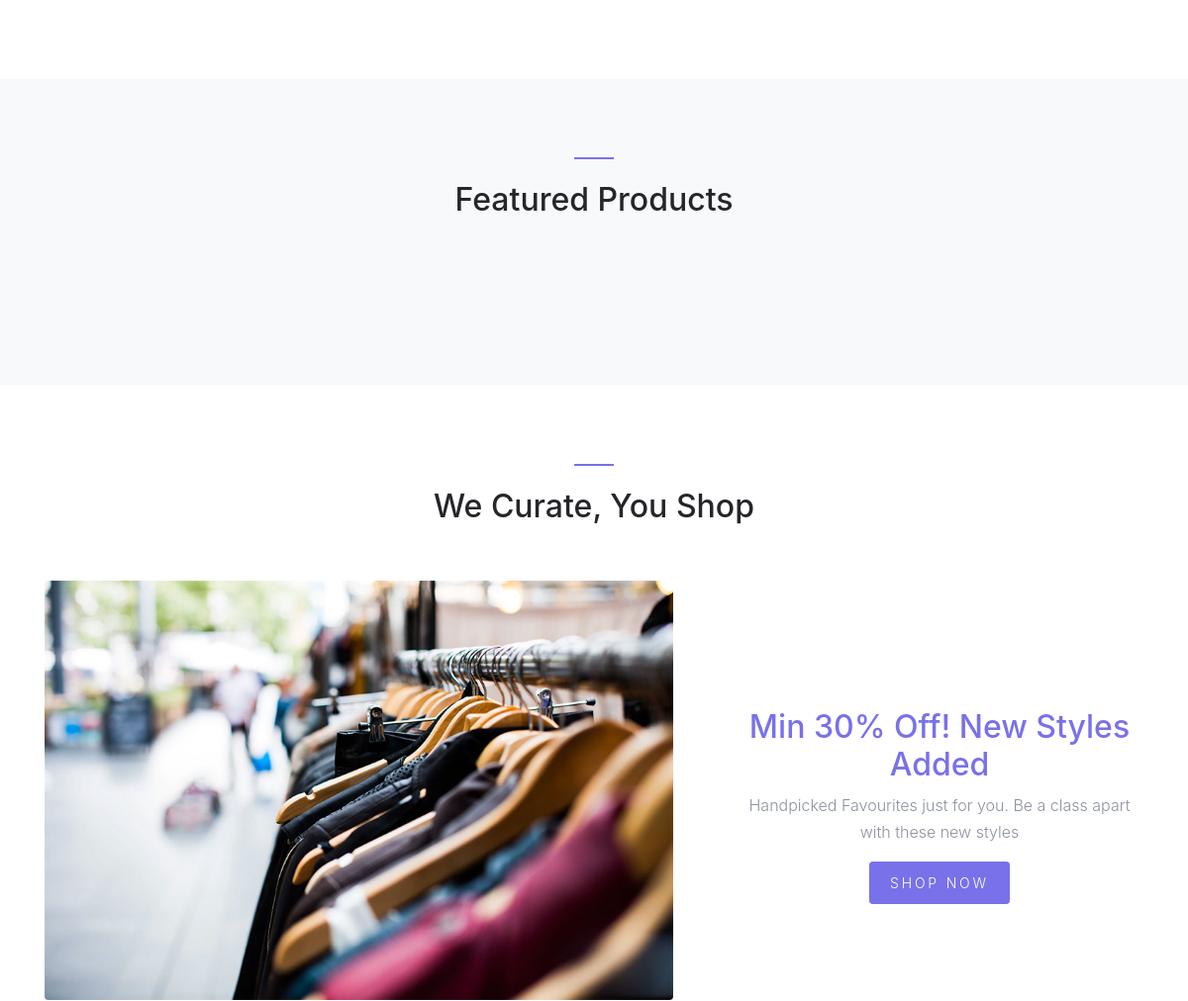
/ (middle part), run on an earlier commit of the app's database.
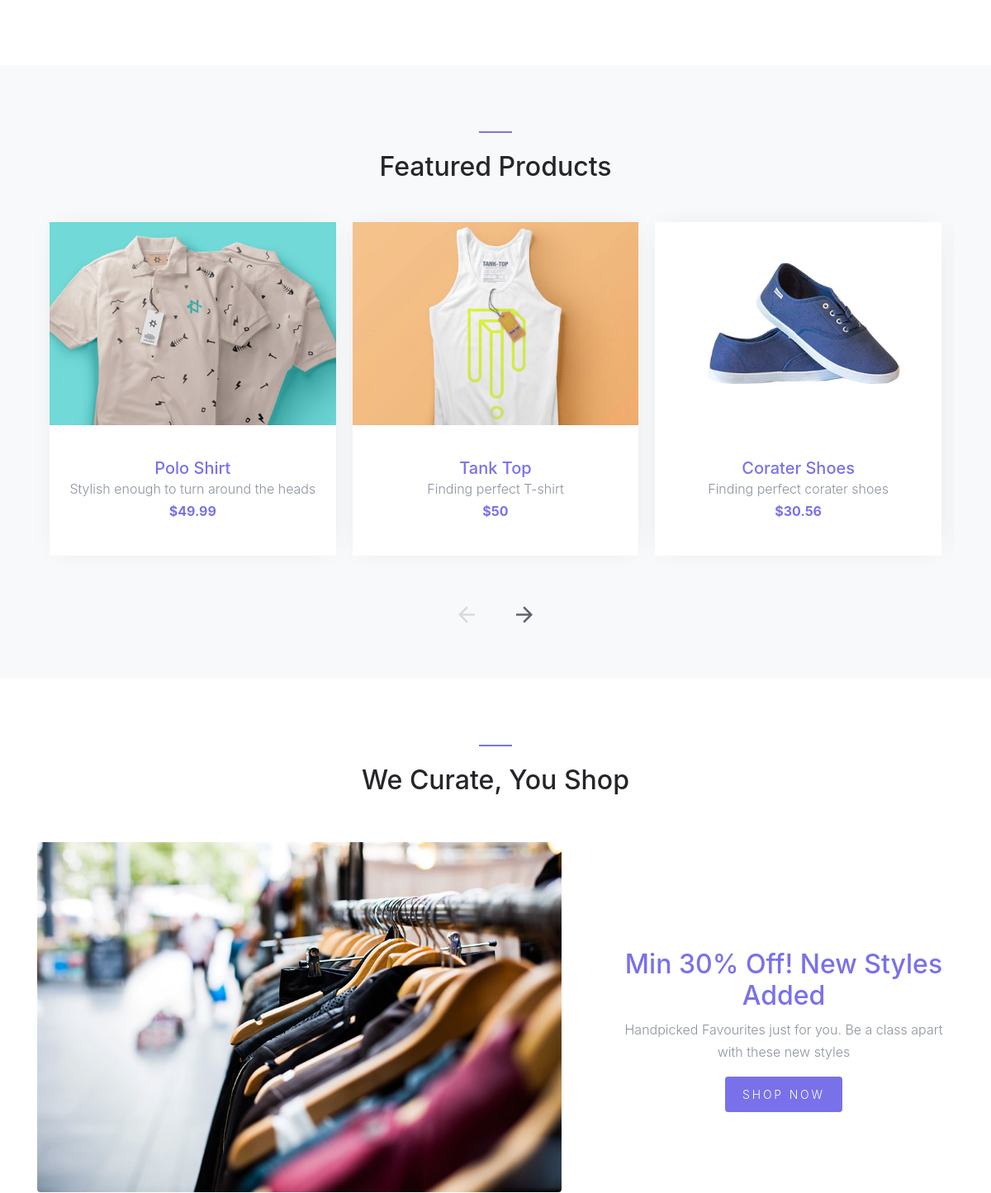
And on a later commit of the database.
### tables this page shows
CREATE TABLE `products` (
  `product_id` int(11) NOT NULL,
  `product_title` varchar(255) NOT NULL,
  `product_category_id` int(11) NOT NULL,
  `is_featured` tinyint(1) NOT NULL DEFAULT '0' COMMENT 'Is it a Featured product?',
  `product_price` float NOT NULL,
  `product_quantity` int(11) NOT NULL,
  `product_short_desc` varchar(150) NOT NULL,
  `product_description` text NOT NULL,
  `product_image` varchar(255) NOT NULL,
  `created` datetime NOT NULL DEFAULT CURRENT_TIMESTAMP
);

### includes/functions.php (called while the page is built, shortened)
<?php
 require_once('functions/cart.php');
function query($sql)
{
	global $connection;
	return mysqli_query($connection, $sql);
}
function fetchArray($result)
{
	return mysqli_fetch_assoc($result);
}
function getFeaturedProducts()
{
	$sql = "SELECT * FROM products";
	$sql .= " WHERE is_featured=1";
	$featuredProds = query($sql);
	return $featuredProds;
}
?>

### includes/templates/slider.php (the view)
<div class="container">
	<div class="row justify-content-center">
		<div class="col-md-7 site-section-heading text-center pt-4">
			<h2>Featured Products</h2>
		</div>
	</div>
	<div class="row">
		<div class="col-md-12">
			<div class="nonloop-block-3 owl-carousel">
				<?php
				$res = getFeaturedProducts();
				while ($row = fetchArray($res)) {?>
				<div class="item">
					<div class="block-4 text-center">
						<figure class="block-4-image">
							<img src="images/<?php echo $row['product_image']?>" alt="Image placeholder" class="img-fluid">
						</figure>
						<div class="block-4-text p-4">
							<h3><a href="shop-single.php?id=<?php echo $row['product_id']?>"><?php echo $row['product_title'] ?></a></h3>
							<p class="mb-0"><?php echo $row['product_short_desc']?></p>
							<p class="text-primary font-weight-bold">$<?php echo $row['product_price']?></p>
						</div>
					</div>
				</div>
				<?php } ?>
			</div>
		</div>
	</div>
</div>

### includes/templates/header.php (shortened to what this page needs)
<!DOCTYPE html>
<html lang="en">
  <head>
    <link rel="stylesheet" href="fonts/icomoon/style.css">
    <link rel="stylesheet" href="css/bootstrap.min.css">
    <link rel="stylesheet" href="css/magnific-popup.css">
    <link rel="stylesheet" href="css/jquery-ui.css">
    <link rel="stylesheet" href="css/owl.carousel.min.css">
    <link rel="stylesheet" href="css/owl.theme.default.min.css">
    <link rel="stylesheet" href="css/aos.css">
    <link rel="stylesheet" href="css/style.css">
  </head>
  <body>
  <div class="site-wrap">

### includes/templates/large_categories.php (shortened to what this page needs)
<div class="site-section site-blocks-2">
</div>

### index.php (shortened to what this page needs)
<?php
include TEMPLATE_FRONT.DS.'header.php';
?>
    <?
    include TEMPLATE_FRONT.DS.'large_categories.php'
    ?>
    <div class="site-section block-3 site-blocks-2 bg-light">
      <?php
        include TEMPLATE_FRONT.DS.'slider.php';
       ?>
    </div>
    <div class="site-section block-8">
      <div class="container">
        <div class="row justify-content-center  mb-5">
          <div class="col-md-7 site-section-heading text-center pt-4">
            <h2>We Curate, You Shop</h2>
          </div>
        </div>
        <div class="row align-items-center">
          <div class="col-md-12 col-lg-7 mb-5">
            <a href="#"><img src="images/blog_1.jpg" alt="Image placeholder" class="img-fluid rounded"></a>
          </div>
          <div class="col-md-12 col-lg-5 text-center pl-md-5">
            <h2><a href="#">Min 30% Off! New Styles Added</a></h2>
            <p>Handpicked Favourites just for you. Be a class apart with these new styles</p>
            <p><a href="shop.php" class="btn btn-primary btn-sm">Shop Now</a></p>
          </div>
        </div>
      </div>
    </div>
<?php
include TEMPLATE_FRONT.DS.'footer.php'; ?>

### includes/templates/footer.php (shortened to what this page needs)
  </div>
  </body>
</html>

### css/style.css (style rules this page uses)
body { line-height: 1.7; color: #8c92a0; font-weight: 300; font-size: 16px; }
a { -webkit-transition: .3s all ease; -o-transition: .3s all ease; transition: .3s all ease; }
.site-wrap:before { -webkit-transition: .3s all ease-in-out; -o-transition: .3s all ease-in-out; transition: .3s all ease-in-out; background: rgba(0, 0, 0, 0.6); content: ""; position: absolute; z-index: 2000; top: 0; left: 0; right: 0; bottom: 0; opacity: 0; visibility: hidden; }
.btn { text-transform: uppercase; position: relative; -webkit-transition: 0.2s all ease-in-out !important; -o-transition: 0.2s all ease-in-out !important; transition: 0.2s all ease-in-out !important; top: 0; letter-spacing: .05em; }
.btn.btn-sm { font-size: 14px !important; padding: 10px 20px !important; }
.btn.btn-primary { font-size: 17px; font-weight: 300; letter-spacing: .2em; }
.site-section { padding: 2.5em 0; }
@media (min-width: 768px) { .site-section { padding: 5em 0; } }
.site-section-heading { font-size: 30px; color: #25262a; position: relative; }
.site-section-heading:before { content: ""; left: 0%; top: 0; position: absolute; width: 40px; height: 2px; background: #7971ea; }
.site-section-heading.text-center:before { content: ""; left: 50%; top: 0; -webkit-transform: translateX(-50%); -ms-transform: translateX(-50%); transform: translateX(-50%); position: absolute; width: 40px; height: 2px; background: #7971ea; }
.block-4 { -webkit-box-shadow: 0 0 30px -10px rgba(0, 0, 0, 0.1); box-shadow: 0 0 30px -10px rgba(0, 0, 0, 0.1); background: #fff; }
.block-4 .block-4-text h3 { font-size: 20px; margin-bottom: 0; }
.block-4 .block-4-text h3 a { text-decoration: none; }

What changed in the data, as far as the page shows it:
now on this page (row edited): products: product_image (picture), product_title "Polo Shirt", product_short_desc "Stylish enough to turn around the heads", product_price "49.99"
added products: product_image (picture), product_title "Tank Top", product_short_desc "Finding perfect T-shirt", product_price "50"
added products: product_image (picture), product_title "Corater Shoes", product_short_desc "Finding perfect corater shoes", product_price "30.56"
